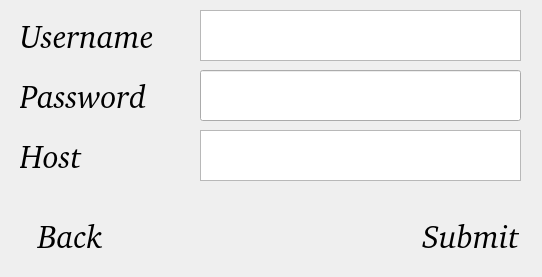
<?xml version="1.0" encoding="UTF-8"?>
<ui version="4.0">
 <class>MainWindow</class>
 <widget class="QMainWindow" name="MainWindow">
  <property name="geometry">
   <rect>
    <x>0</x>
    <y>0</y>
    <width>542</width>
    <height>277</height>
   </rect>
  </property>
  <property name="windowTitle">
   <string>MainWindow</string>
  </property>
  <widget class="QWidget" name="centralwidget">
   <widget class="QPushButton" name="submitButton">
    <property name="geometry">
     <rect>
      <x>410</x>
      <y>220</y>
      <width>121</width>
      <height>31</height>
     </rect>
    </property>
    <property name="font">
     <font>
      <family>Bitstream Charter</family>
      <pointsize>24</pointsize>
      <weight>50</weight>
      <italic>true</italic>
      <bold>false</bold>
     </font>
    </property>
    <property name="text">
     <string>Submit</string>
    </property>
    <property name="flat">
     <bool>true</bool>
    </property>
   </widget>
   <widget class="QLabel" name="passwordLabel">
    <property name="geometry">
     <rect>
      <x>20</x>
      <y>70</y>
      <width>151</width>
      <height>51</height>
     </rect>
    </property>
    <property name="font">
     <font>
      <family>Bitstream Charter</family>
      <pointsize>24</pointsize>
      <weight>50</weight>
      <italic>true</italic>
      <bold>false</bold>
     </font>
    </property>
    <property name="text">
     <string>Password</string>
    </property>
   </widget>
   <widget class="QLabel" name="loginLabel">
    <property name="geometry">
     <rect>
      <x>20</x>
      <y>10</y>
      <width>141</width>
      <height>51</height>
     </rect>
    </property>
    <property name="font">
     <font>
      <family>Bitstream Charter</family>
      <pointsize>24</pointsize>
      <weight>50</weight>
      <italic>true</italic>
      <bold>false</bold>
     </font>
    </property>
    <property name="text">
     <string>Username</string>
    </property>
   </widget>
   <widget class="QTextEdit" name="loginEdit">
    <property name="geometry">
     <rect>
      <x>200</x>
      <y>10</y>
      <width>321</width>
      <height>51</height>
     </rect>
    </property>
    <property name="font">
     <font>
      <family>Bitstream Charter</family>
      <pointsize>24</pointsize>
      <italic>true</italic>
     </font>
    </property>
    <property name="verticalScrollBarPolicy">
     <enum>Qt::ScrollBarAlwaysOff</enum>
    </property>
   </widget>
   <widget class="QLabel" name="hostLabel">
    <property name="geometry">
     <rect>
      <x>20</x>
      <y>130</y>
      <width>151</width>
      <height>51</height>
     </rect>
    </property>
    <property name="font">
     <font>
      <family>Bitstream Charter</family>
      <pointsize>24</pointsize>
      <weight>50</weight>
      <italic>true</italic>
      <bold>false</bold>
     </font>
    </property>
    <property name="text">
     <string>Host</string>
    </property>
   </widget>
   <widget class="QTextEdit" name="hostEdit">
    <property name="geometry">
     <rect>
      <x>200</x>
      <y>130</y>
      <width>321</width>
      <height>51</height>
     </rect>
    </property>
    <property name="font">
     <font>
      <family>Bitstream Charter</family>
      <pointsize>24</pointsize>
      <italic>true</italic>
     </font>
    </property>
    <property name="verticalScrollBarPolicy">
     <enum>Qt::ScrollBarAlwaysOff</enum>
    </property>
   </widget>
   <widget class="QPushButton" name="backButton">
    <property name="geometry">
     <rect>
      <x>10</x>
      <y>220</y>
      <width>121</width>
      <height>31</height>
     </rect>
    </property>
    <property name="font">
     <font>
      <family>Bitstream Charter</family>
      <pointsize>24</pointsize>
      <weight>50</weight>
      <italic>true</italic>
      <bold>false</bold>
     </font>
    </property>
    <property name="text">
     <string>Back</string>
    </property>
    <property name="flat">
     <bool>true</bool>
    </property>
   </widget>
   <widget class="QLineEdit" name="lineEdit">
    <property name="geometry">
     <rect>
      <x>200</x>
      <y>70</y>
      <width>321</width>
      <height>51</height>
     </rect>
    </property>
    <property name="font">
     <font>
      <family>Bitstream Charter</family>
      <pointsize>24</pointsize>
      <italic>true</italic>
     </font>
    </property>
   </widget>
  </widget>
 </widget>
 <resources/>
 <connections/>
</ui>
